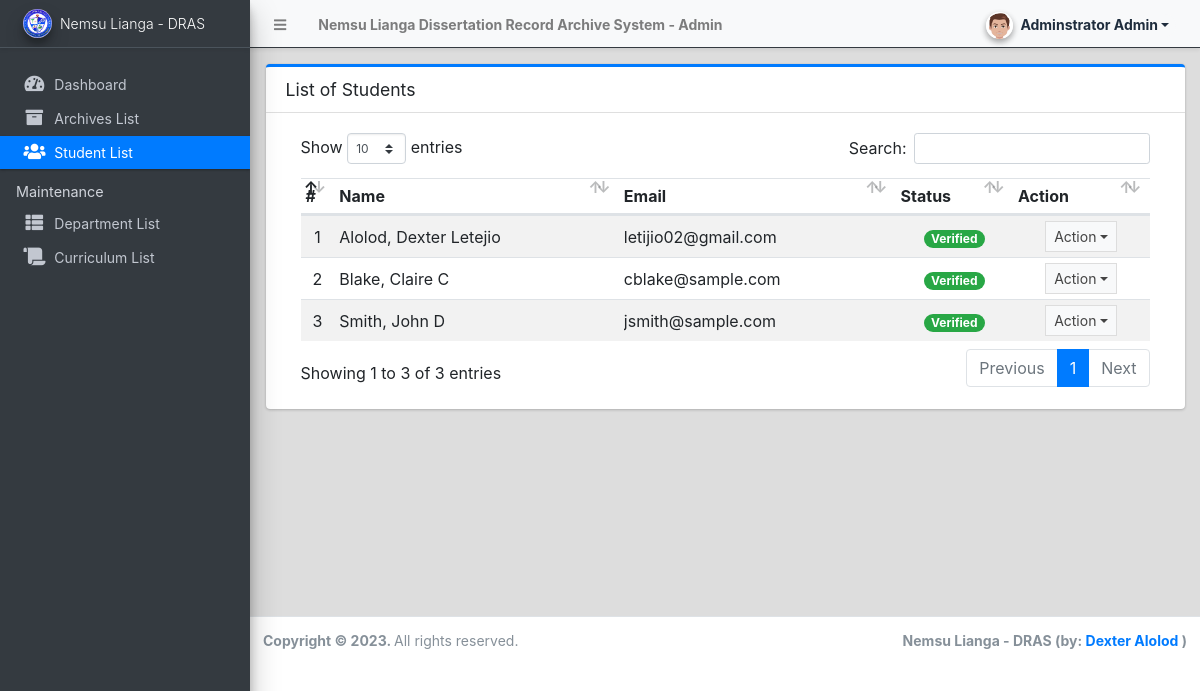
Page /admin/?page=students (signed in) on the committed database.
### tables this page shows
CREATE TABLE `student_list` (
  `id` int(30) NOT NULL,
  `firstname` text NOT NULL,
  `middlename` text NOT NULL,
  `lastname` text NOT NULL,
  `department_id` int(30) NOT NULL,
  `curriculum_id` int(30) NOT NULL,
  `email` text NOT NULL,
  `password` text NOT NULL,
  `gender` varchar(50) NOT NULL,
  `status` tinyint(4) NOT NULL DEFAULT '0',
  `avatar` text NOT NULL,
  `date_created` datetime NOT NULL DEFAULT CURRENT_TIMESTAMP,
  `date_updated` datetime DEFAULT NULL ON UPDATE CURRENT_TIMESTAMP
);

### admin/students/index.php (the view, shortened to what this page needs)
<div class="card card-outline card-primary">
	<div class="card-header">
		<h3 class="card-title">List of Students</h3>
	</div>
	<div class="card-body">
		<div class="container-fluid">
        <div class="container-fluid">
			<table class="table table-hover table-striped">
				<!-- <colgroup>
					<col width="5%">
					<col width="10%">
					<col width="20%">
					<col width="20%">
					<col width="15%">
					<col width="15%">
					<col width="10%">
				</colgroup> -->
				<thead>
					<tr>
						<th>#</th>
						<th>Name</th>
						<th>Email</th>
						<th>Status</th>
						<th>Action</th>
					</tr>
				</thead>
				<tbody>
					<?php
						$i = 1;
						$qry = $conn->query("SELECT *,concat(lastname,', ',firstname,' ', middlename) as name from `student_list`  order by concat(lastname,', ',firstname,' ', middlename) asc ");
						while($row = $qry->fetch_assoc()):
					?>
						<tr>
							<td class="text-center"><?php echo $i++; ?></td>
							<td><?php echo ucwords($row['name']) ?></td>
							<td ><p class="m-0 truncate-1"><?php echo $row['email'] ?></p></td>
							<td class="text-center">
								<?php if($row['status'] == 1): ?>
									<span class="badge badge-pill badge-success">Verified</span>
								<?php else: ?>
								<span class="badge badge-pill badge-primary">Not Verified</span>
								<?php endif; ?>
							</td>
							<td align="center">
								 <button type="button" class="btn btn-flat btn-default btn-sm dropdown-toggle dropdown-icon" data-toggle="dropdown">
				                  		Action
				                  </button>
							</td>
						</tr>
					<?php endwhile; ?>
				</tbody>
			</table>
		</div>
		</div>
	</div>
</div>

### rows in the picture
student_list: name "Alolod, Dexter Letejio", email "letijio02@gmail.com", status "Verified"
student_list: name "Blake, Claire C", email "cblake@sample.com", status "Verified"
student_list: name "Smith, John D", email "jsmith@sample.com", status "Verified"

### other values in the picture
$_settings->info('name') "Nemsu Lianga Dissertation Record Archive System"
$_settings->userdata('firstname').' '.$_settings->userdata('lastname') "Adminstrator Admin"
$_settings->info('short_name') "Nemsu Lianga - DRAS"
